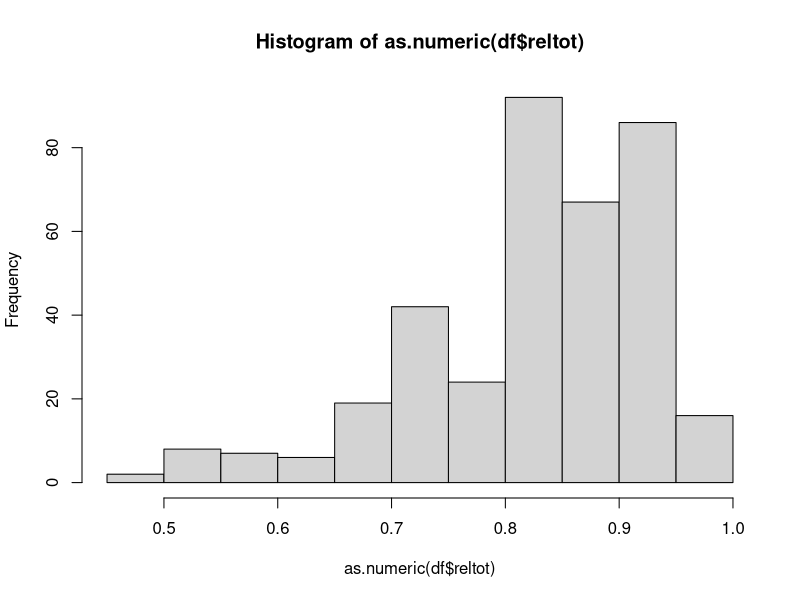
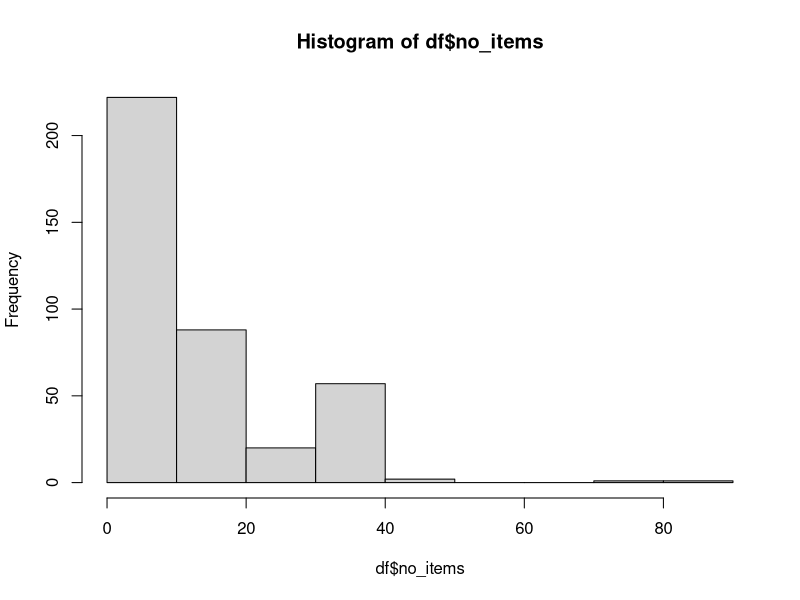

These figures' R source, in order: (Note: this script raises an error after producing the figures.)
### CODE FOR MAIN STUDY SYSTEMATIC REVIEW MEASUREMENT INVARIANCE ##
### This is code to sample articles for which we will attempt to perform measurement invariance checks

# rm(list=ls()) # clean workspace

# packages
require("readxl")
require("lavaan")
require("writexl")

# function to check how many groups are compared for each study
assign.groups <- function(x) {
  if(is.na(x['n3_rep'])) {
    no_group <- 2
  } else if(is.na(x['n4_rep'])) {
    no_group <- 3
  } else if(is.na(x['n5_rep'])) {
    no_group <- 4 
  } else {
    no_group <- 5
  }
  return(no_group)
}

# load data from main study
df <- read_excel('../data/codebook-main-reporting.xlsx')

# give all data points a unique id so we can delete doubles later
df$id <- 1:nrow(df)

# filter out studies that reported on doing a measurement invariance check
df$mitest_rep <- as.numeric(df$mitest_rep)
df.checked <- subset(df,mitest_rep == 1)

# check distribution of reliabilities of all studies
df$reltot <- as.numeric(df$reltot)
hist(as.numeric(df$reltot))
mean(df$reltot, na.rm=T)

# check distribution of number of items of all studies
df$no_items <- as.numeric(df$no_items)
hist(df$no_items)

# select only studies that report reliability and number of items
dfs <- df[!is.na(df$reltot) & df$no_items != "NA" & !is.na(df$no_items),]

# some studies have sample sizes for groups but not the total one. 
# we will assign n_rep = sum of all the group sample sizes

# calculate inter item correlation for all studies
dfs$iic <- -(dfs$reltot / (dfs$no_items * dfs$reltot - dfs$reltot - dfs$no_items))
dfs <- as.data.frame(dfs)

# how many groups are compared for each row?
dfs$no_group <- apply(dfs,1,assign.groups)

# simulate factor model and check power to detect measurement non-invariance in the intercepts
for (i in 1:nrow(dfs)) {
  
  # simulate one-factor model with specific parameter values
  k <- dfs$no_group[i]
  
  # extract sample size for each level of k groups
  if (k == 2) {
    
    nobs <- as.numeric(c(dfs$n1_rep[i],dfs$n2_rep[i]))
    
  } else if (k == 3) {
    
    nobs <- as.numeric(c(dfs$n1_rep[i],dfs$n2_rep[i],dfs$n3_rep[i]))
    
  } else if (k == 4) {
    
    nobs <- as.numeric(c(dfs$n1_rep[i],dfs$n2_rep[i],dfs$n3_rep[i],dfs$n4_rep[i]))
    
  } else if (k == 5) {
    
    nobs <- as.numeric(c(dfs$n1_rep[i],dfs$n2_rep[i],dfs$n3_rep[i],dfs$n4_rep[i],dfs$n5_rep[i]))
    
  }
  
  # if no group sample sizes reported, take the total sample size and divide it by the number of groups
  if (is.na(nobs[1])) {
    
    nobs <- round(rep(as.numeric(dfs$n_rep[i])/k,k))

  }
  
  # number of items
  q <- dfs$no_items[i]
  
  # factor loadings (square root of the inter-item correlation)
  lambdas <- rep(sqrt(dfs$iic[i]),q)
  lambda <- matrix(c(lambdas), nrow = q, ncol = 1) 
  
  # error variances (1 - lambda^2)
  errorvar <- 1 - lambdas[1:q] * lambdas[1:q]  
  theta <- matrix(0,nrow=q,ncol=q)
  diag(theta) <- errorvar
  
  # latent variance
  phi <- 1 
  
  # assign values to item intercepts 
  # (50% of groups gets intercept difference of 0.5 in all items, see line 182 for more info)
  if (k == 2) {
    
    nu <- c(0,0.5)
    
  } else if (k == 3) {
    
    nu <- c(0,0,0.5)
    
  } else if (k == 4) {
    
    nu <- c(0,0,0.5,0.5)
    
  } else if (k == 5) {
    
    nu <- c(0,0,0,0.5,0.5)
    
  }
  
  # latent mean estimate
  alpha <- rep(0,k)
  
  # column names for covariance matrices and mean vectors (needed to estimate in lavaan)
  colnms <- NA
  for(z in 1:q){
    colnms[z] <- paste0('V', z)
  }
  
  # construct covariance matrices and mean vectors for each level of k
  if (k == 2) {
    
    mu.pop.1 <- nu[1] + lambda %*% alpha[1]									                   
    mu.pop.2 <- nu[2] + lambda %*% alpha[2]
    mu.pop <- list(mu.pop.1,mu.pop.2)
    
    sigma.pop.1 <- lambda %*% phi %*% t(lambda) + theta
    colnames(sigma.pop.1) <- colnms
    sigma.pop <- list(sigma.pop.1,sigma.pop.1)
    
    
  } else if (k == 3) {
    
    mu.pop.1 <- nu[1] + lambda %*% alpha[1]									                   									                   
    mu.pop.2 <- nu[2] + lambda %*% alpha[2]
    mu.pop.3 <- nu[3] + lambda %*% alpha[3]
    mu.pop <- list(mu.pop.1,mu.pop.2,mu.pop.3)
    
    sigma.pop.1 <- lambda %*% phi %*% t(lambda) + theta
    colnames(sigma.pop.1) <- colnms
    sigma.pop <- list(sigma.pop.1,sigma.pop.1,sigma.pop.1)
    
  } else if (k == 4) {
    
    mu.pop.1 <- nu[1] + lambda %*% alpha[1]									                   
    mu.pop.2 <- nu[2] + lambda %*% alpha[2]
    mu.pop.3 <- nu[3] + lambda %*% alpha[3]
    mu.pop.4 <- nu[4] + lambda %*% alpha[4]
    mu.pop <- list(mu.pop.1,mu.pop.2,mu.pop.3,mu.pop.4)
    
    sigma.pop.1 <- lambda %*% phi %*% t(lambda) + theta
    colnames(sigma.pop.1) <- colnms
    sigma.pop <- list(sigma.pop.1,sigma.pop.1,sigma.pop.1,sigma.pop.1)
    
  } else if (k == 5) {
    
    mu.pop.1 <- nu[1] + lambda %*% alpha[1]									                   
    mu.pop.2 <- nu[2] + lambda %*% alpha[2]
    mu.pop.3 <- nu[3] + lambda %*% alpha[3]
    mu.pop.4 <- nu[4] + lambda %*% alpha[4]
    mu.pop.5 <- nu[5] + lambda %*% alpha[5]
    mu.pop <- list(mu.pop.1,mu.pop.2,mu.pop.3,mu.pop.4,mu.pop.5)
    
    sigma.pop.1 <- lambda %*% phi %*% t(lambda) + theta
    colnames(sigma.pop.1) <- colnms
    sigma.pop <- list(sigma.pop.1,sigma.pop.1,sigma.pop.1,sigma.pop.1,sigma.pop.1)
    
  }
  
  # we assigned bias in all indicators for 50% of the groups, but we only need bias in 1/3 of those indicators
  # here we assign an intercept of 0 (no bias) to 2/3 of the indicators that were 0.50. 
  for(x in 2:k){
    mu.pop[[x]][((round(q/3))+1):q] <- 0
  }
  
  # construct model syntax for lavaan to analyze
  mods.metric <- mods.scalar <- NA

  for(l in 1:q){
    mods.metric[l] <- c(paste0("F1 =~", 'V', l))
    mods.scalar[l] <- c(paste0("F1 =~", 'V', l))
    
  }

  mods.metric[q+1] <- paste0("F1~ c(", paste0(rep(0,k), sep= "",collapse = ","), ")*1")
  mods.scalar[q+1] <- paste0("F1~ c(0,", paste0(rep(NA,k-1), sep= "",collapse = ","), ")*1")
  
  # Fit metric (loadings equal across groups) and scalar invariance (loadings and intercepts equal across groups) models
  mod.metric <- cfa(mods.metric, sample.cov = sigma.pop, sample.mean = mu.pop, sample.nobs = nobs, std.lv=T, group.equal = c("loadings"))
  mod.scalar <- cfa(mods.scalar, sample.cov = sigma.pop, sample.mean = mu.pop, sample.nobs = nobs, std.lv=T, group.equal = c("loadings","intercepts"))
  
  # likelihood ratio test between the models
  mod <- anova(mod.metric,mod.scalar)

  # extract chisquare difference between the two models as NCP + extract degrees of freedom
  ncp <- mod$`Chisq diff`[2]
  dof <- mod$`Df`[2] - mod$`Df`[1]
  
  # power estimate given degrees of freedom and NCP
  # indicates power to detect intercept non-invariance in 1/3 of the indicators for 1/2 of the groups
  power.cfa.th <- 1 - pchisq(qchisq(.95, df = dof), df = dof, ncp = ncp) 
  dfs$powerncp[i] <- as.numeric(power.cfa.th)
}

# select only those studies that have a power to detect non-invariance of > 0.80
df.select <- dfs[dfs$powerncp > 0.80,1:36]

# merge the dataset of selected studies with the dataset of studies that reported on doing measurement invariance checks
df.rep <- rbind(df.checked,df.select)

# IDs 178, 868 and 869 are duplicated, remove them
df.rep <- df.rep[!duplicated(df.rep$id), ] 

# save final dataset of studies that we will attempt to reproduce
write_xlsx(df.rep, "../data/codebook-main-reproducibility.xlsx")
